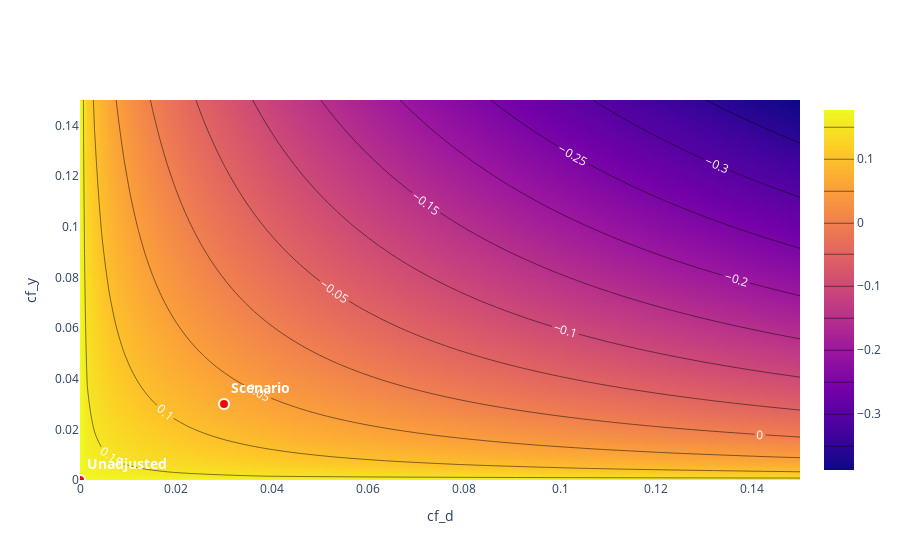

Notebook source saved alongside this figure:
### Code cell
[out for out in double_mls.values()][-1].sensitivity_analysis()
[out for out in double_mls.values()][-1].sensitivity_plot()
